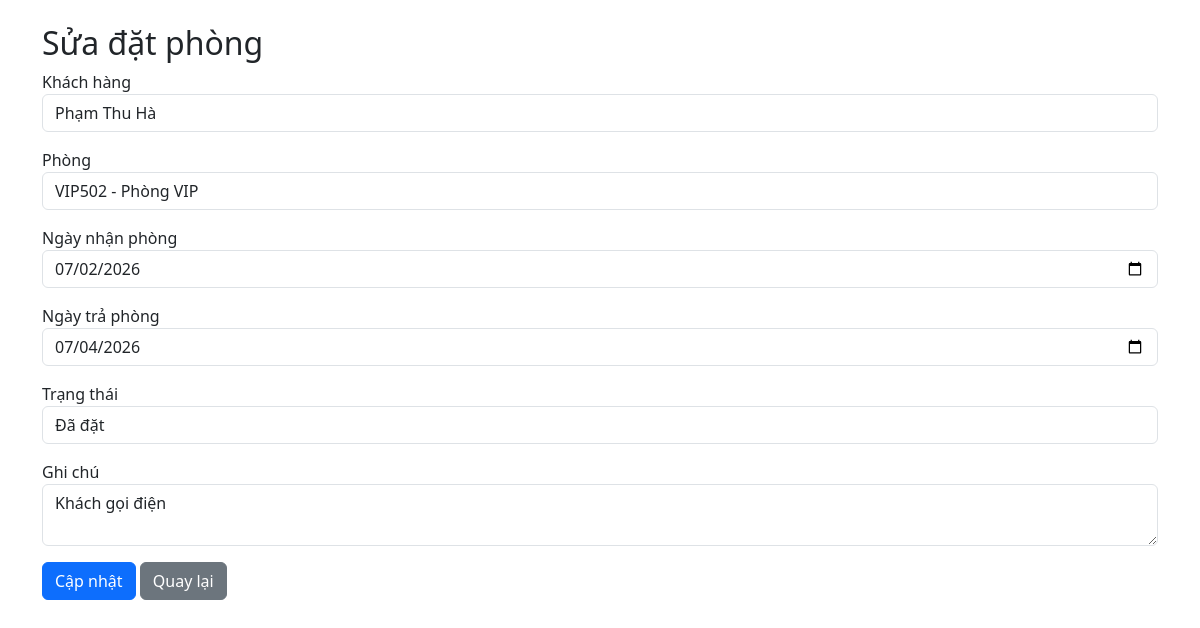
Screenshot of /modules/bookings/edit.php?id=4 (signed in) with the database file from the repository.
### tables this page shows
CREATE TABLE bookings (
    booking_id INT AUTO_INCREMENT PRIMARY KEY,
    customer_id INT NOT NULL,

    booking_date DATETIME DEFAULT CURRENT_TIMESTAMP,
    check_in_date DATE NOT NULL,
    check_out_date DATE NOT NULL,

    actual_check_in DATETIME NULL,
    actual_check_out DATETIME NULL,

    status ENUM(
        'Đã đặt',
        'Đang thuê',
        'Đã trả phòng',
        'Đã hủy'
    ) DEFAULT 'Đã đặt',

    total_amount INT DEFAULT 0, note TEXT,

    FOREIGN KEY (customer_id)
    REFERENCES customers(customer_id)
);

CREATE TABLE customers (
    customer_id INT AUTO_INCREMENT PRIMARY KEY,
    full_name VARCHAR(100) NOT NULL,
    gender ENUM('Nam', 'Nữ', 'Khác'),
    phone VARCHAR(15),
    email VARCHAR(100),
    id_card VARCHAR(20),
    address TEXT,
    created_at DATETIME DEFAULT CURRENT_TIMESTAMP
);

CREATE TABLE booking_details (
    booking_detail_id INT AUTO_INCREMENT PRIMARY KEY,
    booking_id INT NOT NULL,
    room_id INT NOT NULL,
    price INT NOT NULL,

    FOREIGN KEY (booking_id)
    REFERENCES bookings(booking_id)
    ON DELETE CASCADE,

    FOREIGN KEY (room_id)
    REFERENCES rooms(room_id)
);

CREATE TABLE rooms (
    room_id INT AUTO_INCREMENT PRIMARY KEY,
    room_number VARCHAR(20) NOT NULL UNIQUE,
    room_type_id INT NOT NULL,
        status ENUM(
            'Trống', 
            'Đã đặt', 
            'Đang thuê', 
            'Bảo trì'
        ) DEFAULT 'Trống',

    FOREIGN KEY (room_type_id) 
    REFERENCES room_types(room_type_id)
);

### modules/bookings/edit.php (the view, shortened to what this page needs)
<?php
    include '../../config/database.php';
    $id = $_GET['id'];
    $sql = "SELECT b.*, bd.room_id
            FROM bookings b
            JOIN booking_details bd
            ON b.booking_id=bd.booking_id
            WHERE b.booking_id='$id'";
    $result = mysqli_query($conn,$sql);
    $row = mysqli_fetch_assoc($result);
    $customers = mysqli_query($conn,"SELECT * FROM customers ORDER BY full_name");
    $rooms = mysqli_query($conn,"SELECT r.room_id, r.room_number, rt.type_name
                                FROM rooms r JOIN room_types rt
                                ON r.room_type_id = rt.room_type_id
                                WHERE r.status = 'Trống'
                                OR r.room_id = '".$row['room_id']."' ");
?>
<!DOCTYPE html>
<html>
<head>
    <link rel="stylesheet"
        href="https://cdn.jsdelivr.net/npm/bootstrap@5.3.3/dist/css/bootstrap.min.css">
    <link href="https://cdn.jsdelivr.net/npm/bootstrap-icons@1.11.3/font/bootstrap-icons.min.css"
        rel="stylesheet">
</head>
<body>
    <div class="container mt-4">
        <h2>Sửa đặt phòng</h2>
        <form method="POST">
            <div class="mb-3">
                <label>Khách hàng</label>
                <select name="customer_id" class="form-control">
                    <?php while($c=mysqli_fetch_assoc($customers)){ ?>
                        <option value="<?= $c['customer_id']; ?>"
                            <?= $row['customer_id']==$c['customer_id']?'selected':''; ?>>
                            <?= $c['full_name']; ?>
                        </option>
                    <?php } ?>
                </select>
            </div>
            <div class="mb-3">
                <label>Phòng</label>
                <select name="room_id" class="form-control">
                    <?php while($r=mysqli_fetch_assoc($rooms)) { ?>
                        <option value="<?= $r['room_id']; ?>"
                            <?= $row['room_id']==$r['room_id']?'selected':''; ?>>
                            <?= $r['room_number']; ?>
                            -
                        </option>
                    <?php } ?>
                </select>
            </div>
            <div class="mb-3">
                <label>Ngày nhận phòng</label>
                <input type="date" name="check_in_date" class="form-control"
                        value="<?= $row['check_in_date']; ?>">
            </div>
            <div class="mb-3">
                <label>Ngày trả phòng</label>
                <input type="date" name="check_out_date" class="form-control"
                        value="<?= $row['check_out_date']; ?>">
            </div>
            <div class="mb-3">
                <label>Trạng thái</label>
                <select name="status" class="form-control">
                <?php
                    $list=[
                        'Đã đặt',
                        'Đang thuê',
                        'Đã trả phòng',
                        'Đã hủy'
                    ];
                    foreach($list as $st) {
                ?>
                    <option <?= $row['status']==$st?'selected':''; ?> >
                        <?= $st ?>
                    </option>
                <?php } ?>
                </select>
            </div>
            <div class="mb-3">
                <label>Ghi chú</label>
                <textarea name="note" class="form-control"><?= $row['note']; ?></textarea>
            </div>
            <button class="btn btn-primary" name="update">
                Cập nhật
            </button>
            <a href="index.php" class="btn btn-secondary">
                Quay lại
            </a>
        </form>
    </div>
</body>
</html>

### rows the page displays
bookings: customer_id "Phạm Thu Hà", status "Đã đặt"
booking_details: room_id "VIP502 - Phòng VIP", check_in_date "07/02/2026", check_out_date "07/04/2026", note "Khách gọi điện"
